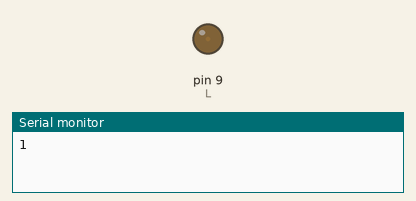
Bench run of a sketch on a simulated Arduino Uno, built with avr-gcc and run on an emulated ATmega328P. Parts: output pins drawn as LEDs (lit = HIGH), the last lines printed to the serial monitor.

Above: at 0.05 s.
At 12.76 s:
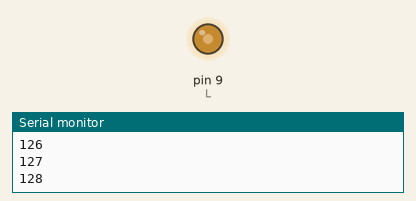
At 19.08 s:
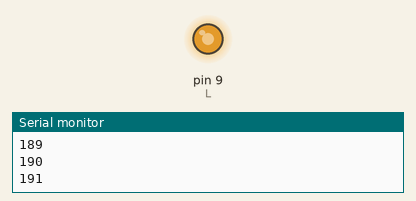
At 25.5 s:
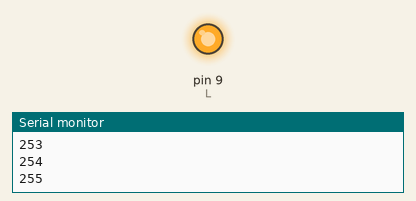
Timing chart, 0 to 27.0 s (numbered marks = the images above):
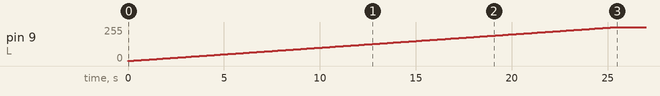

The sketch:

aurinko_valo.ino
```cpp
int L = 9;  //led pinout
int B = 0;  //brightness

void setup() {
 pinMode(L, OUTPUT);
 Serial.begin(9600);
}

void loop() {
if(B <= 254){
    B = B + 1;
    analogWrite(L, B);
    Serial.println(B);
  }else{
    B = B + 0;
  }
  delay(100);
}
```

Measured:
- by itself, pin 9 (L): moves from 0/255 to 255/255 over 25.4 s
